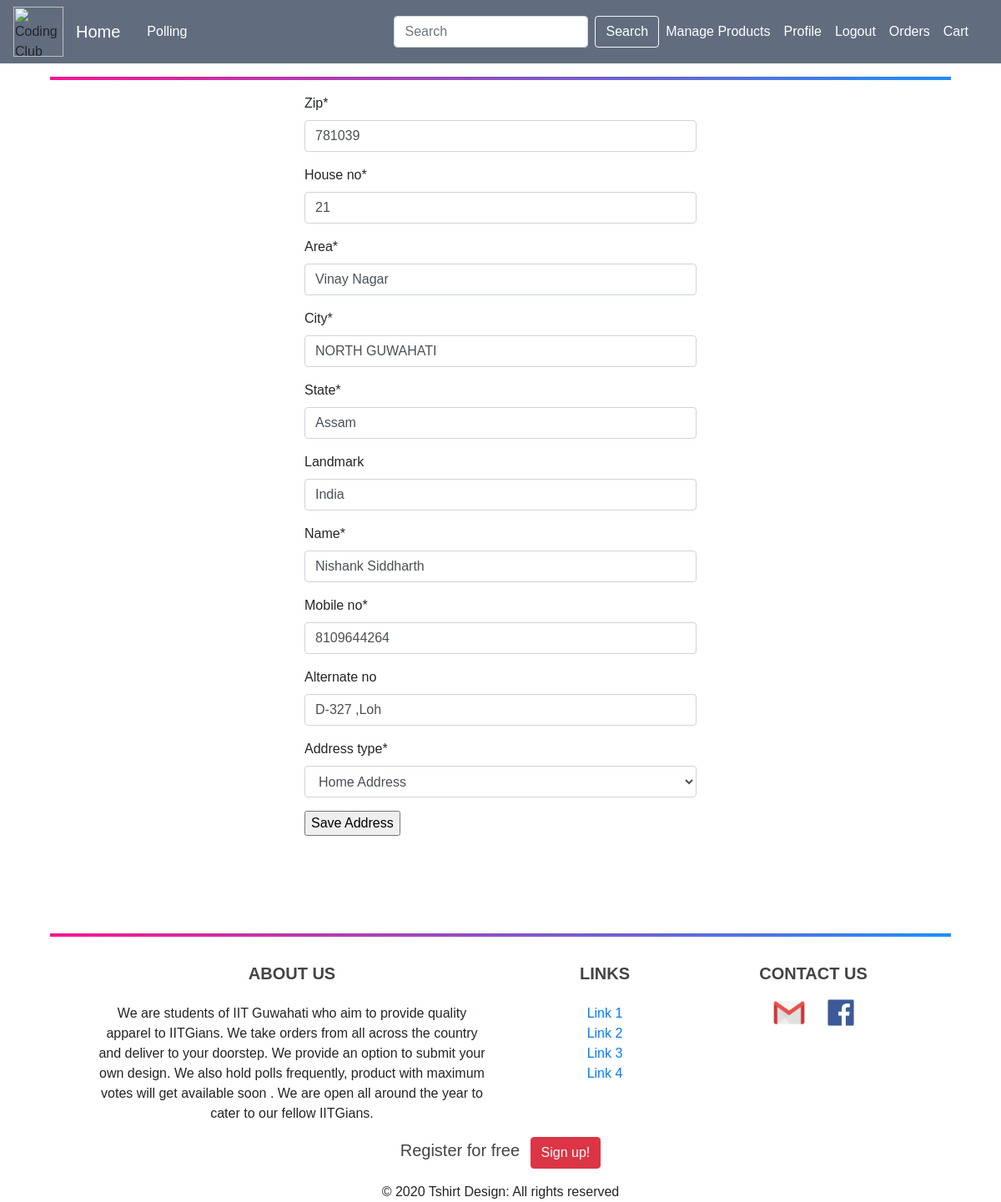
/address_form/5/ (signed in), run on the app's committed database.
### users/models.py (models this page shows, shortened)
class Address(models.Model):
    user = models.ForeignKey(User, related_name="addresses", on_delete=models.CASCADE)
    zip = models.CharField(max_length=10, blank=False, null=False)
    house_no = models.CharField(max_length=120, blank=False, null=False)
    area = models.CharField(max_length=120, blank=False, null=False)
    city = models.CharField(max_length=120, blank=False, null=False)
    state = models.CharField(max_length=120, blank=False, null=False)
    landmark = models.CharField(max_length=120, blank=True, null=True)
    name = models.CharField(max_length=120, blank=False, null=False)
    mobile_no = models.CharField(max_length=10, blank=False, null=False)
    alternate_no = models.CharField(max_length=10, blank=True, null=True)
    address_type = models.CharField(max_length=120, choices=ADDRESS_TYPE, default='H')

### users/views.py (the view)
# urls.py: re_path(r'^address_form/(?P<id>\d+)/$', user_views.edit_address, name='edit_address'),
@login_required
def edit_address(request, id):
    if request.method == "POST":
        address = Address.objects.get(id=id)
        form = CheckoutForm(request.POST, instance=address)
        if form.is_valid():
            address.zip = form.cleaned_data['zip']
            address.house_no = form.cleaned_data['house_no']
            address.area = form.cleaned_data['area']
            address.city = form.cleaned_data['city']
            address.state = form.cleaned_data['state']
            address.landmark = form.cleaned_data['landmark']
            address.name = form.cleaned_data['name']
            address.mobile_no = form.cleaned_data['mobile_no']
            address.alternate_no = form.cleaned_data['alternate_no']
            address.zip = form.cleaned_data['zip']
            address.address_type = form.cleaned_data['address_type']
            address.save()
            messages.success(request, f'Address edited successfully')
            return redirect('checkout')
    else:
        address = Address.objects.get(id=id)
        form = CheckoutForm(instance=address)
    template = "users/edit_address.html"
    context = {
        'user': request.user,
        'form': form,
        'address': address,
    }
    return render(request, template, context)

### orders/forms.py
class CheckoutForm(forms.ModelForm):
    class Meta:
        model = Address
        fields = ['zip', 'house_no', 'area', 'city', 'state', 'landmark', 'name', 'mobile_no', 'alternate_no',
                  'address_type']

### users/templates/users/edit_address.html (shortened to what this page needs)
{% extends "blog/base.html" %}
{% load crispy_forms_tags %}
{% block content %}
<div class="container col-md-5" >
    <form action="{% url 'edit_address' address.id %}" method="POST" >
    {{ form|crispy }}
    <input value="Save Address" type="submit">
    </form>
</div>
{% endblock %}

### blog/static/blog/main.css (style rules this page uses)
body { position: relative; margin: 0; padding-bottom: 6rem; min-height: 100%; background: #fff; color: #333333; }

### data on the page
Address: zip "781039", house_no "21", area "Vinay Nagar", city "NORTH GUWAHATI", state "Assam", landmark "India", name "Nishank Siddharth", mobile_no "8109644264", alternate_no "D-327 ,Loh", address_type "Home Address"
